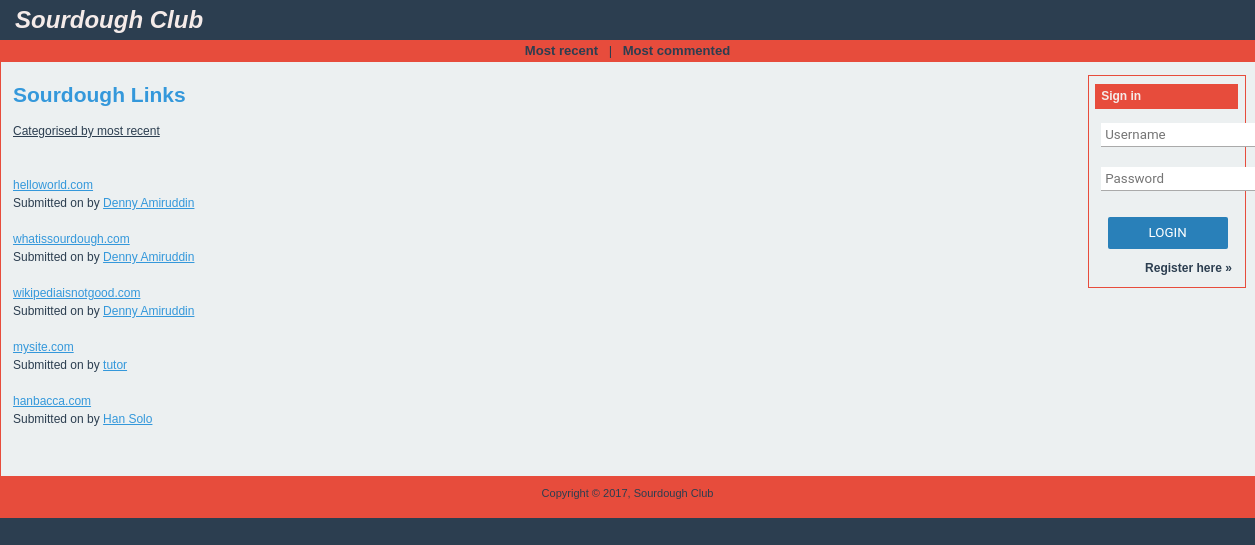
The app's page /main.php?category=most_recent with its own data.
### tables this page shows
CREATE TABLE SourdoughLink (
	id INT PRIMARY KEY AUTO_INCREMENT,
	user_id VARCHAR (8),
	datetime TIMESTAMP,
	link_url VARCHAR (100),
	title VARCHAR (60),
	FOREIGN KEY (user_id)
		REFERENCES User(id)
);

CREATE TABLE User (
	id VARCHAR (8) PRIMARY KEY,
	name VARCHAR (50),
	email VARCHAR (50),
	password VARCHAR (255)
);

### utility/retrieve_data.php (the view, shortened to what this page needs)
<?php
function getUserName($id) {
    $servername = "localhost";
    $username = "ITECH3224_30305675";
    $dbpass = "AxBkAJwMYCFj3RaGypHG";
    $dbname = "ITECH3224_30305675";
    $conn = new mysqli($servername, $username, $dbpass, $dbname);
    $sql = "SELECT
    id,
    name
    FROM User
    WHERE id = '$id'" ;
    $result = $conn->query($sql);
    while($row = $result->fetch_assoc()) {
        return $row['name'];
    }
}
function getPost(){
    $servername = "localhost";
    $username = "ITECH3224_30305675";
    $dbpass = "AxBkAJwMYCFj3RaGypHG";
    $dbname = "ITECH3224_30305675";
    $conn = new mysqli($servername, $username, $dbpass, $dbname);
    $sql = "SELECT id, user_id, datetime, link_url, title
    FROM SourdoughLink
    ORDER BY datetime desc";
    $result = $conn->query($sql);
    if ($result->num_rows > 0) {
        $itterate = 0;
        while($row = $result->fetch_assoc()) {
            if ($itterate == 5){
                break;
            }
            else {
                echo "<a href=view.php?link_id=" . $row["id"] . ">". $row["link_url"]. "</a>" . "<br>" .
                "Submitted on " . $row['datetime'] . " by " . "<a href=user.php?user_id=" . $row['user_id'] . ">" . getUserName($row['user_id']) . "</a>" . "<br><br>";
            }
            $itterate++;
        }
    }
    else {
        echo "Wow such an empty :(";
    }
}
?>

### css/style.css (style rules this page uses)
body { color: #ECF0F1; background-color: #2C3E50; font-family: verdana, helvetica, arial, sans-serif; font-size: 73%; margin: 0; padding: 0; }
html > body { font-size: 9pt; }
#main-copy a { color: #3498DB; background-color: transparent; text-decoration: underline; }

### records on screen
sourdoughlink: link_url "helloworld.com", user.name "Denny Amiruddin"
sourdoughlink: link_url "whatissourdough.com", user.name "Denny Amiruddin"
sourdoughlink: link_url "wikipediaisnotgood.com", user.name "Denny Amiruddin"
sourdoughlink: link_url "mysite.com", user.name "tutor"
sourdoughlink: link_url "hanbacca.com", user.name "Han Solo"

### other values on screen
str_replace(array('_'), ' ',$_GET['category'] . "</u></p><br>") "most recent"
